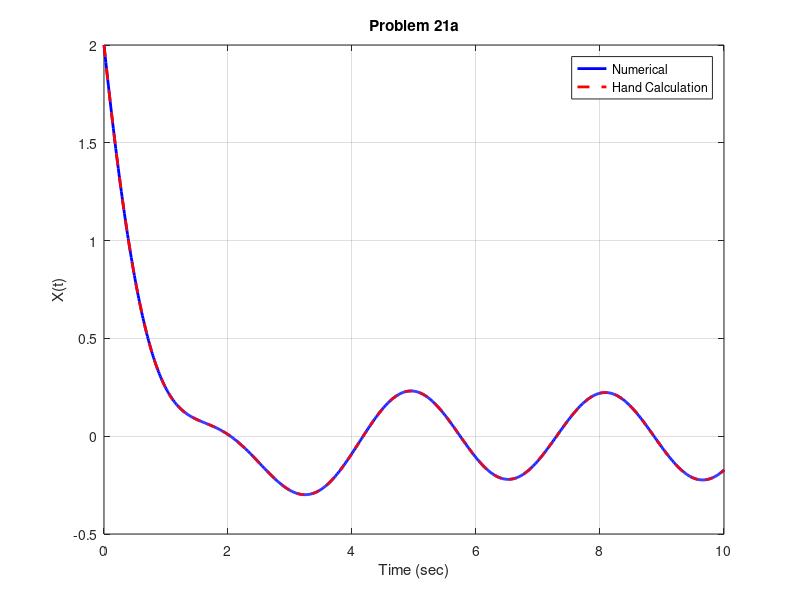

Reproduce this figure in MATLAB.
%%%%% xdbldot + 2*xdot + 2*x = sin(2*t)
%%%%% x(0) = 2 and xdot(0) = -3
function problem21a_octave()
close all

tout = 0:0.01:10;
zout = lsode(@Derivatives,[2;-3],tout);
xout = zout(:,1);
xdotout = zout(:,2);

%%%This plots it
plot(tout,xout,'b-','LineWidth',2)
grid on
xlabel('Time (sec)')
ylabel(' X(t) ')
title(' Problem 21a ')

%%%Plot the solution obtained by hand
hold on
x_hand = exp(-tout).*(11/5*cos(tout)-3/5*sin(tout)) - 1/5*cos(2*tout) - 1/10*sin(2*tout);
plot(tout,x_hand,'r--','LineWidth',2)
legend('Numerical','Hand Calculation')


function  zdot = Derivatives(z,t)
x = z(1);
xdot = z(2);
xdbldot = -2*xdot - 2*x + sin(2*t);
zdot = [xdot;xdbldot];
